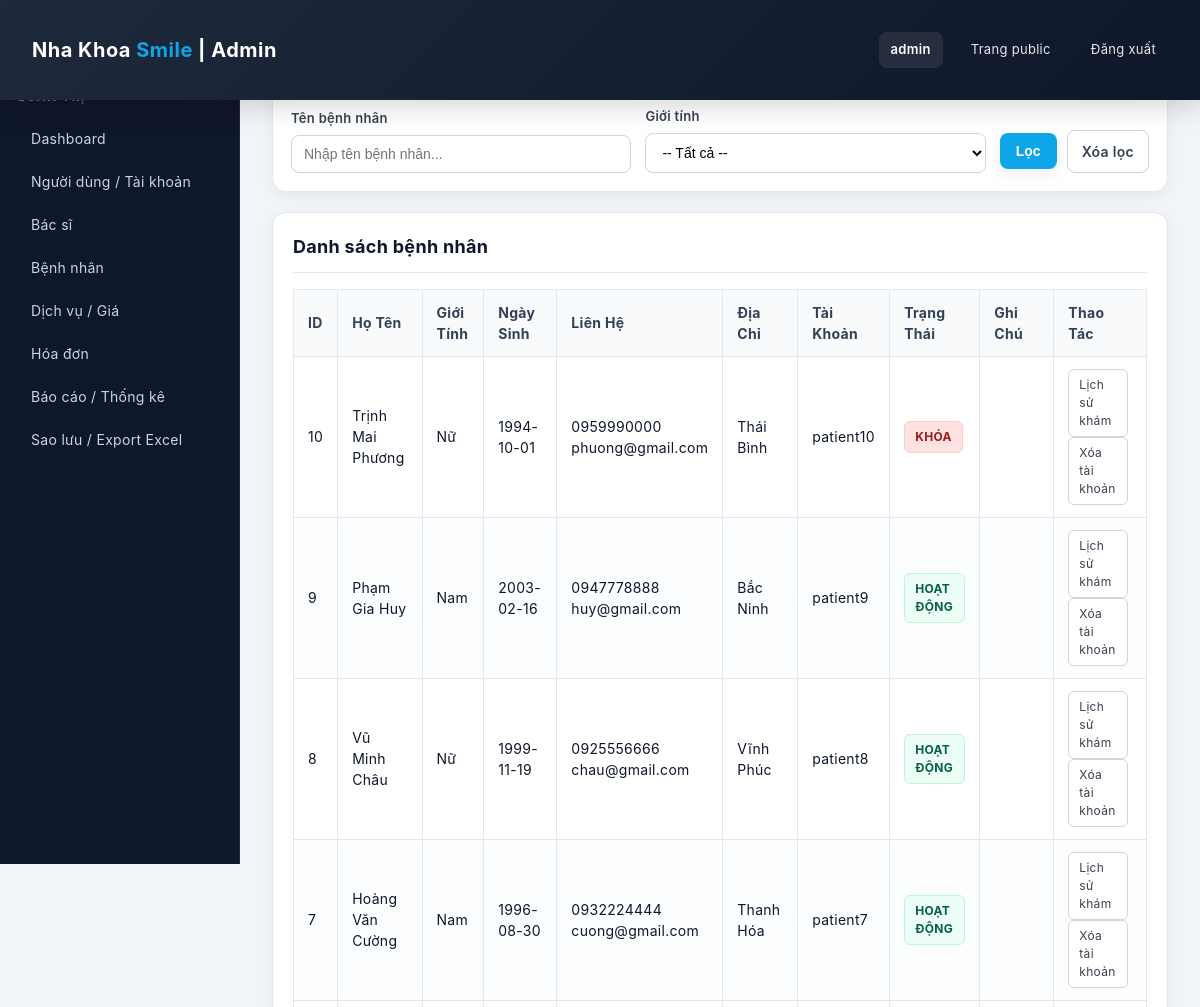
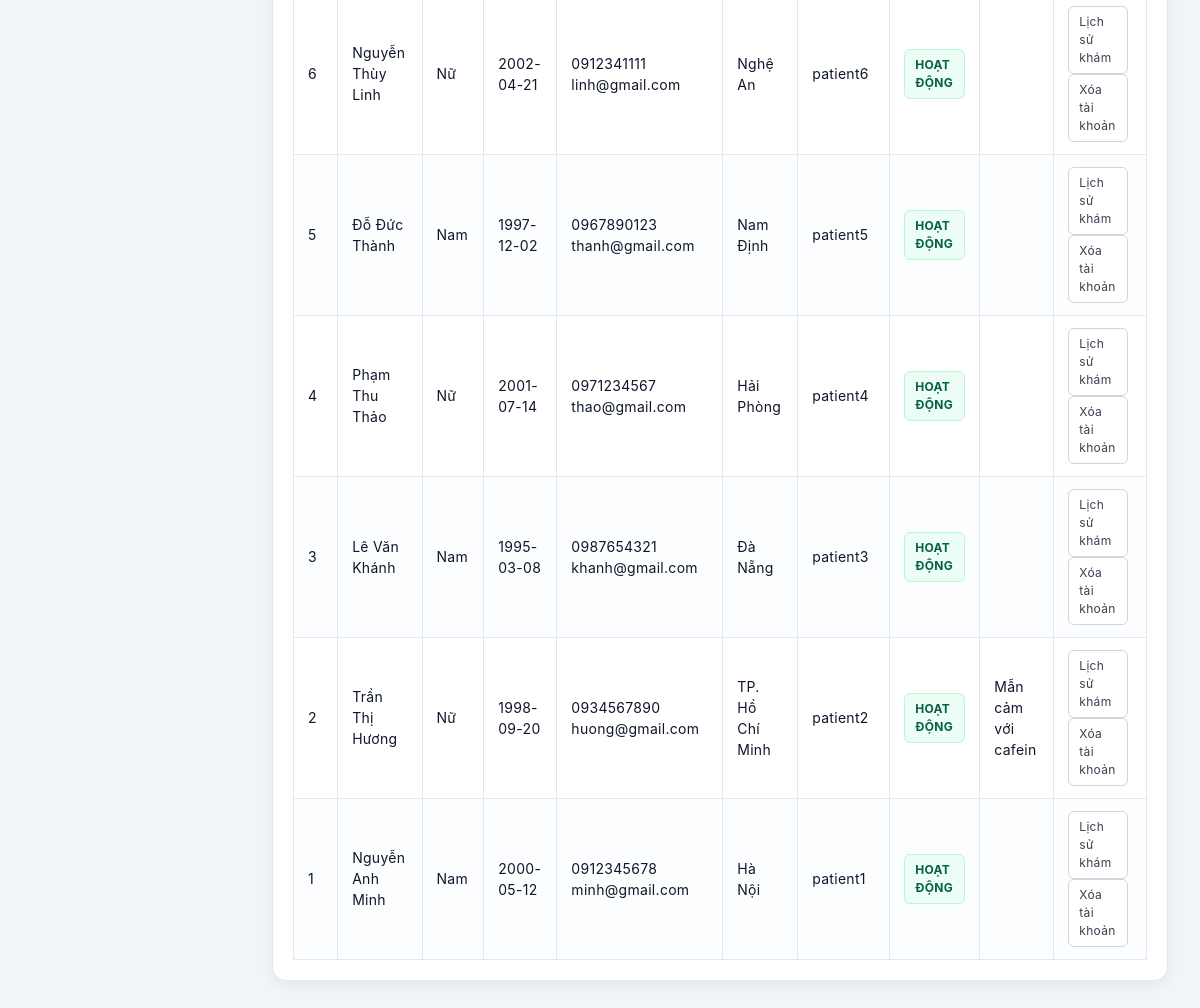
/index.php?controller=admin&action=patients (signed in), run on the app's committed database (2 pictures, top to bottom).
### tables this page shows
CREATE TABLE `patients` (
  `patient_id` int(11) NOT NULL,
  `user_id` int(11) DEFAULT NULL,
  `full_name` varchar(100) NOT NULL,
  `gender` enum('M','F','O') DEFAULT NULL,
  `date_of_birth` date DEFAULT NULL,
  `phone` varchar(20) DEFAULT NULL,
  `email` varchar(100) DEFAULT NULL,
  `address` varchar(255) DEFAULT NULL,
  `note` text DEFAULT NULL,
  `created_at` datetime NOT NULL DEFAULT current_timestamp(),
  `updated_at` datetime DEFAULT NULL ON UPDATE current_timestamp()
);

CREATE TABLE `users` (
  `user_id` int(11) NOT NULL,
  `username` varchar(50) NOT NULL,
  `password_hash` varchar(255) NOT NULL,
  `full_name` varchar(100) NOT NULL,
  `phone` varchar(20) DEFAULT NULL,
  `email` varchar(100) DEFAULT NULL,
  `role` enum('admin','receptionist','doctor','patient') NOT NULL,
  `status` tinyint(1) NOT NULL DEFAULT 1,
  `created_at` datetime NOT NULL DEFAULT current_timestamp(),
  `updated_at` datetime DEFAULT NULL ON UPDATE current_timestamp()
);

### controllers/AdminController.php (called while the page is built, shortened)
<?php
class AdminController
{
    public function patients()
    {
        $pdo = getPDO();
        $keyword = trim($_GET['q'] ?? '');
        $page    = isset($_GET['page']) ? max(1, (int)$_GET['page']) : 1;
        $pageSize = 10;
        $where  = "1=1";
        $offset = ($page - 1) * $pageSize;
        $sqlData = "
        SELECT
            p.patient_id,
            p.full_name,
            p.gender,
            p.date_of_birth,
            p.phone,
            p.email,
            p.address,
            p.note,
            u.username,
            u.status,
            u.created_at
        FROM patients p
        LEFT JOIN users u ON p.user_id = u.user_id
        WHERE $where
        ORDER BY u.created_at DESC, p.patient_id DESC
        LIMIT :limit OFFSET :offset
    ";
        $stmt = $pdo->prepare($sqlData);
        $stmt->bindValue(':limit',  $pageSize, PDO::PARAM_INT);
        $stmt->bindValue(':offset', $offset,   PDO::PARAM_INT);
        $stmt->execute();
        $patients = $stmt->fetchAll();
        $keywordView    = $keyword;
        include __DIR__ . '/../views/layouts/admin_layout.php';
    }
}

### index.php (called while the page is built, shortened)
<?php
$actionName     = isset($_GET['action']) ? $_GET['action'] : 'index';
$controller = new $className();
$controller->$actionName();

### views/admin/patients.php (the view, shortened to what this page needs)
<section class="admin-doctors">
    <h1>Quản lý bệnh nhân</h1>
    <p class="subtitle">
    </p>
    <form method="get" action="index.php" class="admin-filter-form">
        <div class="admin-filter-row">
            <div class="filter-group">
                <label>Tên bệnh nhân</label>
                <input type="text" name="q" placeholder="Nhập tên bệnh nhân..."
                    value="<?= htmlspecialchars($keywordView ?? '') ?>">
            </div>
            <div class="filter-group">
                <label>Giới tính</label>
                <select name="gender">
                    <option value="">-- Tất cả --</option>
                </select>
            </div>
            <div class="filter-actions">
                <button type="submit" class="btn-primary">Lọc</button>
                <a href="index.php?controller=admin&action=patients" class="btn-secondary">Xóa lọc</a>
            </div>
        </div>
    </form>
    <div class="admin-panel">
        <div class="panel-header">
            <h2>Danh sách bệnh nhân</h2>
        </div>
        <?php if (empty($patients)): ?>
            <p>Chưa có bệnh nhân nào hoặc không tìm thấy theo điều kiện lọc.</p>
        <?php else: ?>
            <table class="admin-table">
                <thead>
                    <tr>
                        <th>ID</th>
                        <th>Họ tên</th>
                        <th>Giới tính</th>
                        <th>Ngày sinh</th>
                        <th>Liên hệ</th>
                        <th>Địa chỉ</th>
                        <th>Tài khoản</th>
                        <th>Trạng thái</th>
                        <th>Ghi chú</th>
                        <th>Thao tác</th>
                    </tr>
                </thead>
                <tbody>
                    <?php foreach ($patients as $p): ?>
                        <tr>
                            <td><?= (int)$p['patient_id'] ?></td>
                            <td><?= htmlspecialchars($p['full_name']) ?></td>
                            <td>
                                <?php
                                if ($p['gender'] === 'M') echo 'Nam';
                                elseif ($p['gender'] === 'F') echo 'Nữ';
                                elseif ($p['gender'] === 'O') echo 'Khác';
                                else echo '—';
                                ?>
                            </td>
                            <td><?= htmlspecialchars($p['date_of_birth'] ?? '—') ?></td>
                            <td>
                                <div><?= htmlspecialchars($p['phone'] ?? 'Chưa có') ?></div>
                                <div><?= htmlspecialchars($p['email'] ?? '') ?></div>
                            </td>
                            <td><?= htmlspecialchars($p['address'] ?? '') ?></td>
                            <td>
                                <?= htmlspecialchars($p['username'] ?? '—') ?>
                            </td>
                            <td>
                                <?php if (isset($p['status']) && (int)$p['status'] === 1): ?>
                                    <span class="tag tag-active">Hoạt động</span>
                                <?php elseif (isset($p['status'])): ?>
                                    <span class="tag tag-inactive">Khóa</span>
                                <?php else: ?>
                                    —
                                <?php endif; ?>
                            </td>
                            <td><?= htmlspecialchars($p['note'] ?? '') ?></td>
                            <td>
                                <a href="index.php?controller=admin&action=patientHistory&id=<?= (int)$p['patient_id'] ?>"
                                    class="btn-xs">
                                    Lịch sử khám
                                </a>
                                <br>
                                <a href="index.php?controller=admin&action=deletePatient&id=<?= (int)$p['patient_id'] ?>"
                                    class="btn-xs"
                                    onclick="return confirm('Xóa bệnh nhân này và tài khoản liên quan? Hành động này không thể hoàn tác.');">
                                    Xóa tài khoản
                                </a>
                            </td>
                        </tr>
                    <?php endforeach; ?>
                </tbody>
            </table>
        <?php endif; ?>
    </div>
</section>

### public/css/public.css (style rules this page uses)
* { margin: 0; padding: 0; box-sizing: border-box; }
body { margin: 0; font-family: 'Segoe UI', Tahoma, Geneva, Verdana, sans-serif; background: #f8f9fa; color: #2d3748; line-height: 1.6; }
.btn-primary, .btn-secondary { display: inline-block; padding: 12px 24px; border-radius: 8px; border: none; cursor: pointer; text-decoration: none; font-size: 14px; font-weight: 600; transition: all 0.3s ease; }
.btn-primary { background: #0ea5e9; color: white; }
.btn-secondary { background: #e2e8f0; color: #2d3748; border: 2px solid #cbd5e1; }
:root { --primary: #0ea5e9; --primary-600: #0284c7; --accent: #06b6d4; --muted: #6b7280; --text: #0f172a; --bg: #f7fafc; --surface: #ffffff; --border: #e6edf3; --radius: 12px; --shadow-sm: 0 6px 18px rgba(2,6,23,0.06); }
* { box-sizing: border-box; }
html, body { height: 100%; }
body { margin: 0; font-family: -apple-system, BlinkMacSystemFont, 'Segoe UI', 'Roboto', 'Oxygen', 'Ubuntu', 'Cantarell', 'Fira Sans', 'Droid Sans', 'Helvetica Neue', sans-serif; background: var(--bg); color: var(--text); -webkit-font-smoothing: antialiased; -moz-osx-font-smoothing: grayscale; line-height: 1.5; font-weight: 400; letter-spacing: 0.3px; }
.btn-primary, .btn-secondary { display:inline-block; padding:10px 18px; border-radius:10px; text-decoration:none; font-weight:700; cursor:pointer; }
.btn-primary { background: linear-gradient(180deg,var(--primary),var(--primary-600)); color:#fff; border:none; box-shadow:var(--shadow-sm); }
.btn-secondary { background:transparent; border:1px solid var(--border); color:var(--muted); }

### public/css/admin.css (style rules this page uses)
html, body { height: 100%; margin: 0; padding: 0; overflow-y: auto; }
.admin-panel { background: #ffffff; border-radius: 14px; padding: 20px; box-shadow: 0 4px 16px rgba(15, 23, 42, 0.06); border: 1px solid #e2e8f0; margin-bottom: 24px; }
.panel-header { display: flex; justify-content: space-between; align-items: center; margin-bottom: 16px; padding-bottom: 12px; border-bottom: 1px solid #e2e8f0; }
.panel-header h2 { margin: 0; font-size: 18px; font-weight: 700; color: #0f172a; }
.admin-table { width: 100%; border-collapse: collapse; font-size: 14px; }
.admin-table th, .admin-table td { border: 1px solid #e2e8f0; padding: 12px 14px; text-align: left; }
.admin-table thead { background: #f8fafc; }
.admin-table thead th { font-weight: 700; color: #334155; text-transform: capitalize; }
.admin-table tbody tr:nth-child(even) { background: #fbfdff; }
.admin-filter-form { background: #ffffff; border-radius: 14px; padding: 18px; box-shadow: 0 4px 16px rgba(15, 23, 42, 0.06); border: 1px solid #e2e8f0; margin-bottom: 20px; }
.admin-filter-row { display: flex; flex-wrap: wrap; gap: 14px; align-items: flex-end; }
.admin-filter-row .filter-group { display: flex; flex-direction: column; gap: 6px; flex: 1; min-width: 160px; }
.admin-filter-row label { font-size: 13px; color: #374151; font-weight: 600; }
.admin-filter-row input[type="text"], .admin-filter-row input[type="date"], .admin-filter-row select { padding: 10px 12px; border-radius: 8px; border: 1px solid #d1d5db; font-size: 14px; transition: all 0.2s ease; background: #ffffff; }
.admin-filter-row .filter-actions { display: flex; gap: 10px; align-items: center; }
.btn-primary { display: inline-block; padding: 10px 16px; border-radius: 8px; border: none; background: #0ea5e9; color: #ffffff; font-size: 14px; font-weight: 700; cursor: pointer; text-decoration: none; text-align: center; transition: all 0.25s ease; }
.btn-secondary { display: inline-block; padding: 10px 14px; border-radius: 8px; border: 1px solid #d1d5db; font-size: 14px; font-weight: 600; text-decoration: none; color: #374151; background: #ffffff; cursor: pointer; transition: all 0.25s ease; }
.btn-xs { display: inline-block; font-size: 12px; padding: 6px 10px; border-radius: 6px; border: 1px solid #d1d5db; background: #ffffff; color: #374151; cursor: pointer; text-decoration: none; transition: all 0.2s ease; margin-right: 4px; }
.tag { display: inline-block; padding: 6px 10px; border-radius: 6px; font-size: 12px; font-weight: 700; text-transform: uppercase; letter-spacing: 0.03em; }
.tag-active { background: #ecfdf5; color: #065f46; border: 1px solid #bbf7d0; }
.tag-inactive { background: #fee2e2; color: #991b1b; border: 1px solid #fecaca; }
.panel-header { display: flex; align-items: center; justify-content: space-between; gap: 12px; }

### data on the page
patients: patient_id "10", full_name "Trịnh Mai Phương", gender "Nữ", date_of_birth "1994-10-01", phone "0959990000", email "phuong@gmail.com", address "Thái Bình", user.username "patient10", shows "KHÓA"
patients: patient_id "9", full_name "Phạm Gia Huy", gender "Nam", date_of_birth "2003-02-16", phone "0947778888", email "huy@gmail.com", address "Bắc Ninh", user.username "patient9", shows "HOẠT ĐỘNG"
patients: patient_id "8", full_name "Vũ Minh Châu", gender "Nữ", date_of_birth "1999-11-19", phone "0925556666", email "chau@gmail.com", address "Vĩnh Phúc", user.username "patient8", shows "HOẠT ĐỘNG"
patients: patient_id "7", full_name "Hoàng Văn Cường", gender "Nam", date_of_birth "1996-08-30", phone "0932224444", email "cuong@gmail.com", address "Thanh Hóa", user.username "patient7", shows "HOẠT ĐỘNG"
patients: patient_id "6", full_name "Nguyễn Thùy Linh", gender "Nữ", date_of_birth "2002-04-21", phone "0912341111", email "linh@gmail.com", address "Nghệ An", user.username "patient6", shows "HOẠT ĐỘNG"
patients: patient_id "5", full_name "Đỗ Đức Thành", gender "Nam", date_of_birth "1997-12-02", phone "0967890123", email "thanh@gmail.com", address "Nam Định", user.username "patient5", shows "HOẠT ĐỘNG"
patients: patient_id "4", full_name "Phạm Thu Thảo", gender "Nữ", date_of_birth "2001-07-14", phone "0971234567", email "thao@gmail.com", address "Hải Phòng", user.username "patient4", shows "HOẠT ĐỘNG"
patients: patient_id "3", full_name "Lê Văn Khánh", gender "Nam", date_of_birth "1995-03-08", phone "0987654321", email "khanh@gmail.com", address "Đà Nẵng", user.username "patient3", shows "HOẠT ĐỘNG"
patients: patient_id "2", full_name "Trần Thị Hương", gender "Nữ", date_of_birth "1998-09-20", phone "0934567890", email "huong@gmail.com", address "TP. Hồ Chí Minh", user.username "patient2", shows "HOẠT ĐỘNG", note "Mẫn cảm với cafein"
patients: patient_id "1", full_name "Nguyễn Anh Minh", gender "Nam", date_of_birth "2000-05-12", phone "0912345678", email "minh@gmail.com", address "Hà Nội", user.username "patient1", shows "HOẠT ĐỘNG"

### other printed values
$_SESSION['role'] "admin"
